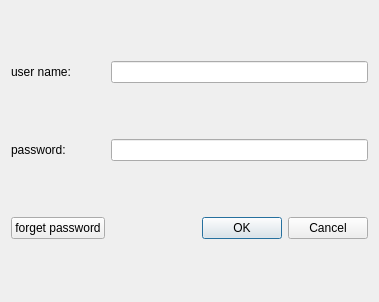
<?xml version="1.0" encoding="UTF-8"?>
<ui version="4.0">
 <class>Login</class>
 <widget class="QDialog" name="Login">
  <property name="geometry">
   <rect>
    <x>0</x>
    <y>0</y>
    <width>379</width>
    <height>302</height>
   </rect>
  </property>
  <property name="windowTitle">
   <string>Login</string>
  </property>
  <layout class="QGridLayout" name="gridLayout">
   <item row="4" column="1">
    <widget class="QDialogButtonBox" name="buttonBox">
     <property name="orientation">
      <enum>Qt::Orientation::Horizontal</enum>
     </property>
     <property name="standardButtons">
      <set>QDialogButtonBox::StandardButton::Cancel|QDialogButtonBox::StandardButton::Ok</set>
     </property>
    </widget>
   </item>
   <item row="3" column="0">
    <widget class="QLabel" name="label_2">
     <property name="text">
      <string>password:</string>
     </property>
    </widget>
   </item>
   <item row="1" column="0">
    <widget class="QLabel" name="label">
     <property name="text">
      <string>user name:</string>
     </property>
    </widget>
   </item>
   <item row="1" column="1">
    <widget class="QLineEdit" name="lineEdit"/>
   </item>
   <item row="3" column="1">
    <widget class="QLineEdit" name="lineEdit_2"/>
   </item>
   <item row="4" column="0">
    <widget class="QPushButton" name="pushButton">
     <property name="text">
      <string>forget password</string>
     </property>
    </widget>
   </item>
  </layout>
 </widget>
 <resources/>
 <connections>
  <connection>
   <sender>buttonBox</sender>
   <signal>accepted()</signal>
   <receiver>Login</receiver>
   <slot>accept()</slot>
   <hints>
    <hint type="sourcelabel">
     <x>248</x>
     <y>254</y>
    </hint>
    <hint type="destinationlabel">
     <x>157</x>
     <y>274</y>
    </hint>
   </hints>
  </connection>
  <connection>
   <sender>buttonBox</sender>
   <signal>rejected()</signal>
   <receiver>Login</receiver>
   <slot>reject()</slot>
   <hints>
    <hint type="sourcelabel">
     <x>316</x>
     <y>260</y>
    </hint>
    <hint type="destinationlabel">
     <x>286</x>
     <y>274</y>
    </hint>
   </hints>
  </connection>
 </connections>
</ui>
